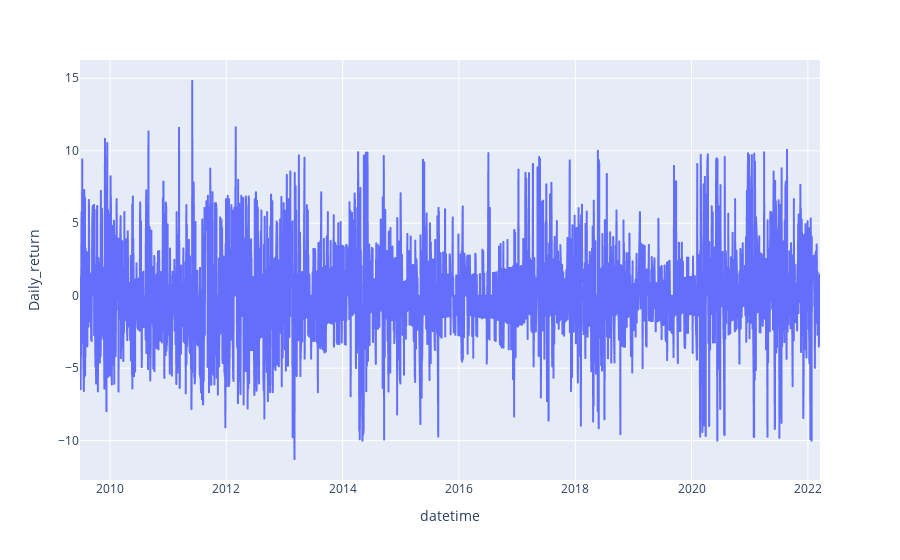

Notebook code for this chart:
### Code cell
fig = go.Figure()
px.line(df, x='datetime', y='Daily_return', labels={'x':'Date', 'y':'Daily_Return_%'})

### Figure 1 — Plotly figure (JSON) as saved in the notebook; plotly's stock layout.template omitted (floating-point values rounded to 4 significant figures; data arrays with more than 128 entries replaced by an {"elided": "..."} marker saying what was removed)
{"data": [{"hovertemplate": "datetime=%{x}<br>Daily_return=%{y}<extra></extra>", "legendgroup": "", "line": {"color": "#636efa", "dash": "solid"}, "mode": "lines", "name": "", "showlegend": false, "type": "scattergl", "x": {"elided": "3179 str values"}, "xaxis": "x", "y": {"elided": "3179 float values"}, "yaxis": "y"}], "layout": {"legend": {"tracegroupgap": 0}, "margin": {"t": 60}, "xaxis": {"anchor": "y", "domain": [0, 1], "title": {"text": "datetime"}}, "yaxis": {"anchor": "x", "domain": [0, 1], "title": {"text": "Daily_return"}}}}
